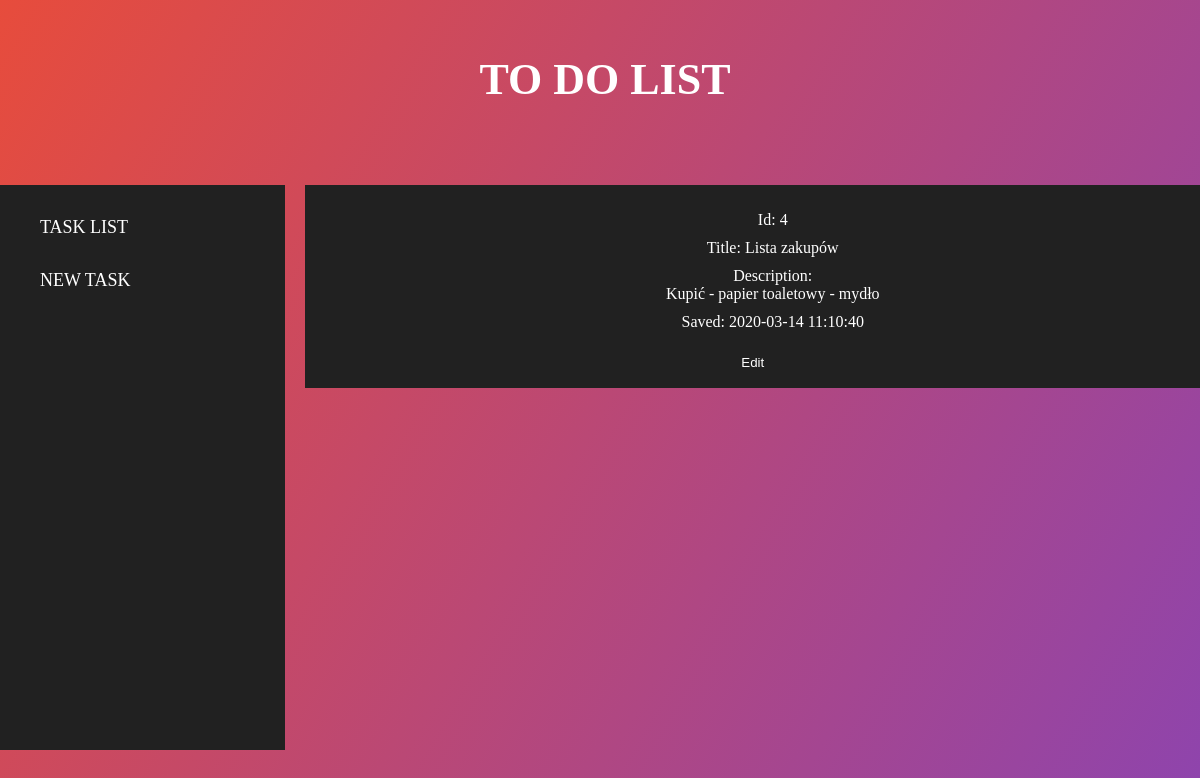
The app's page /?action=show&id=4 with its own data.
### tables this page shows
CREATE TABLE `notes` (
  `id` int(11) NOT NULL,
  `title` varchar(150) NOT NULL,
  `description` text NOT NULL,
  `created` datetime NOT NULL
);

### src/View.php (called while the page is built, shortened)
<?php
class View
{
  public function render(string $page, array $params = []): void
  {
    $params = $this->escape($params);
    require_once("templates/layout.php");
  }
  private function escape(array $params): array
  {
    $clearParams = [];
    foreach ($params as $key => $param) {
      switch (true) {
        case is_array($param):
          $clearParams[$key] = $this->escape($param);
          break;
        case $param:
          $clearParams[$key] = htmlentities($param);
          break;
      }
    }
    return $clearParams;
  }
}

### src/Controller/NoteController.php (called while the page is built, shortened)
<?php
class NoteController extends AbstractController
{
  public function showAction(): void
  {
    $this->view->render(
      'show',
      ['note' => $this->getNote()]
    );
  }
  final private function getNote(): array
  {
    $noteId = (int) $this->request->getParam('id');
    return $this->noteModel->get($noteId);
  }
}

### src/Controller/AbstractController.php (called while the page is built, shortened)
<?php
abstract class AbstractController
{
  protected Request $request;
  protected View $view;
  public function __construct(Request $request)
  {
    $this->request = $request;
    $this->view = new View();
  }
  final public function run(): void
  {
    try {
      $action = $this->action() . 'Action';
      $this->$action();
    } catch (StorageException $e) {
      $this->view->render('error', ['message' => $e->getMessage()]);
    } catch (NotFoundException $e) {
      $this->redirect('/', ['error' => 'noteNotFound']);
    }
  }
  final private function action(): string
  {
    return $this->request->getParam('action', self::DEFAULT_ACTION);
  }
}

### index.php (called while the page is built, shortened)
<?php
$request = new Request($_GET, $_POST, $_SERVER);
try {
  (new NoteController($request))->run();
} catch (ConfigurationException $e) {
  echo '<h1>An error has occurred in the application</h1>';
  echo 'Problem with the application, please try again in a moment.';
} catch (AppException $e) {
  echo '<h1>An error has occurred in the application</h1>';
  echo '<h3>' . $e->getMessage() . '</h3>';
} catch (\Throwable $e) {
  echo '<h1>An error has occurred in the application</h1>';
  dump($e);
}

### src/Model/AbstractModel.php (called while the page is built, shortened)
<?php
abstract class AbstractModel
{
  private function createConnection(array $config): void
  {
    $dsn = "mysql:dbname={$config['database']};host={$config['host']}";
    $this->conn = new PDO(
      $dsn,
      $config['user'],
      $config['password'],
      [
        PDO::ATTR_ERRMODE => PDO::ERRMODE_EXCEPTION
      ]
    );
  }
}

### src/Model/NoteModel.php (called while the page is built, shortened)
<?php
class NoteModel extends AbstractModel implements ModelInterface
{
  public function get(int $id): array
  {
    try {
      $query = "SELECT * FROM notes WHERE id = $id";
      $result = $this->conn->query($query);
      $note = $result->fetch(PDO::FETCH_ASSOC);
    } catch (Throwable $e) {
      throw new StorageException('Nie udało się pobrać notatki', 400, $e);
    }
    return $note;
  }
}

### templates/pages/show.php (the view)
<div class="show">
  <?php $note = $params['note'] ?? null; ?>
  <?php if ($note) : ?>
    <ul>
      <li>Id: <?php echo $note['id'] ?></li>
      <li>Title: <?php echo $note['title'] ?></li>
      <li>
        Description:</br><?php echo $note['description'] ?>
      </li>
      <li>Saved: <?php echo $note['created'] ?></li>
    </ul>
    <a href="/?action=edit&id=<?php echo $note['id'] ?>">
    <button>Edit</button>
    </a>
  <?php else : ?>
    <div>Brak notatki do wyświetlenia</div>
  <?php endif; ?>
</div>

### public/style.css (style rules this page uses)
body { font-family:'Times New Roman', Times, serif; color: white; background-image: linear-gradient(120deg,#e74c3c,#8e44ad); margin: 0; }
button { border: none; background-color: #212121; padding: 5px 10px; color: white; cursor: pointer; }
.delete, .show { padding: 10px; background-color: #212121; color: white; }
.delete ul, .show ul { list-style: none; }
.delete ul li, .show ul li { margin-top: 10px; }
.delete button, .show button { padding: 8px 12px; }

### records on screen
notes: id "4", description "Kupić - papier toaletowy - mydło", created "2020-03-14 11:10:40"

### other values on screen
$note['title'] "Lista zakupów"
